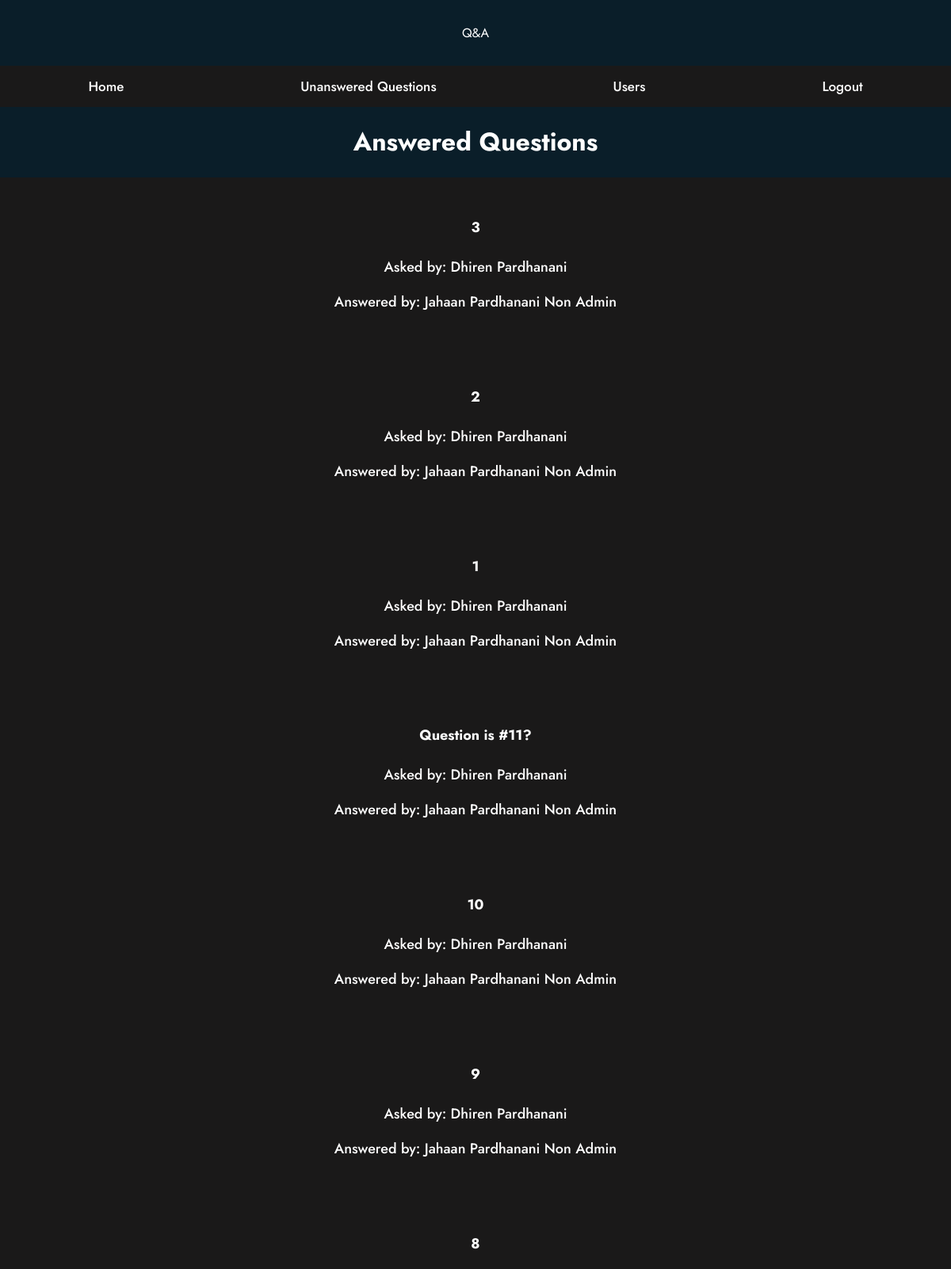
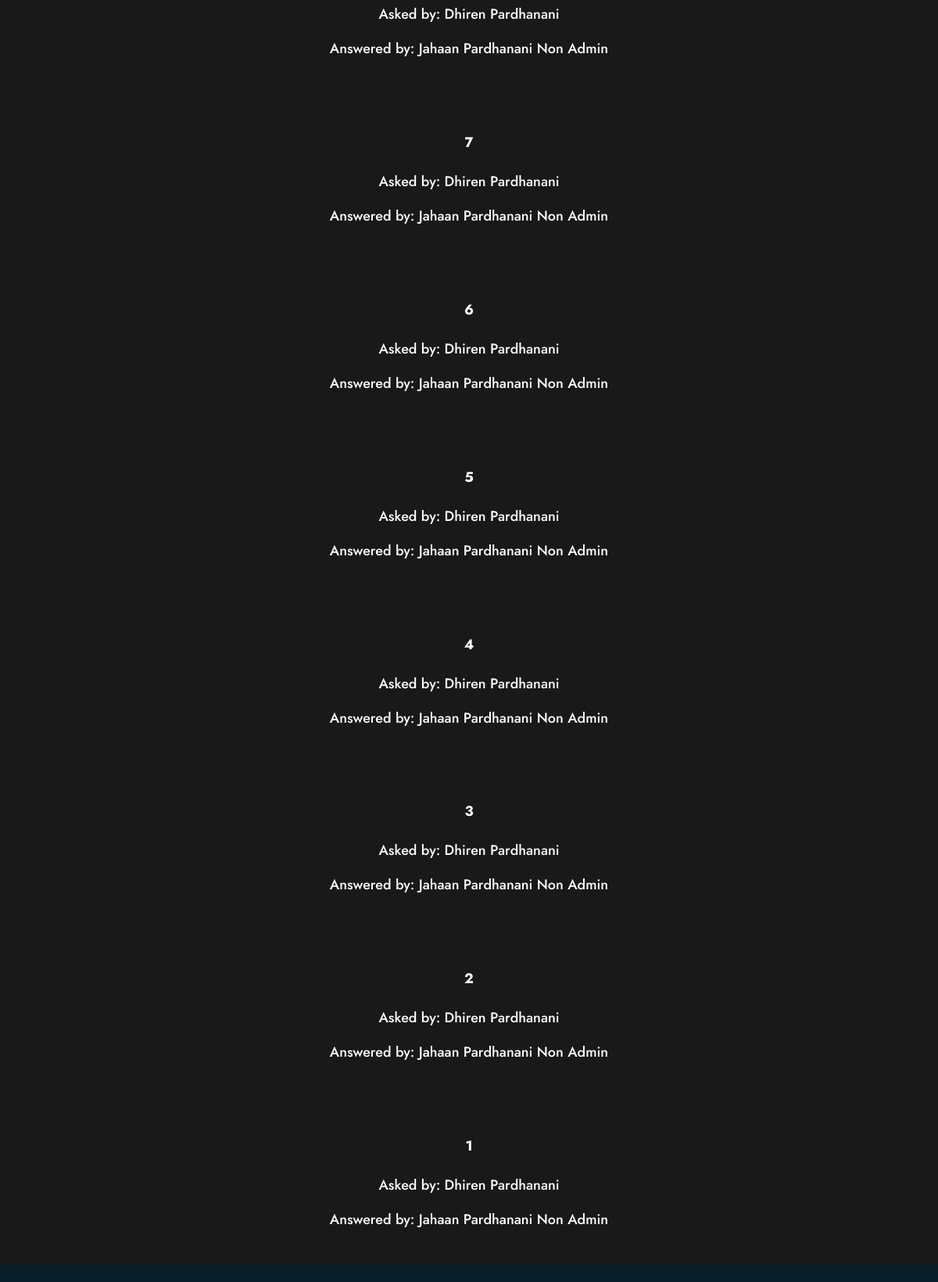
/home (signed in), run on the app's committed database (2 pictures, top to bottom).
### tables this page shows
CREATE TABLE questions(
    id integer primary key autoincrement,
    question_text text not null,
    answer_text text,
    asked_by_id integer not null,
    expert_id integer not null
);

CREATE TABLE users(
    id integer primary key autoincrement,
    name_text text not null,
    password_text text not null,
    expert_boolean boolean not null,
    admin_boolean boolean not null
);

### app.py (the view)
@app.route("/")
@app.route("/home")
def home():
    user = get_current_user()
    db = get_db()
    questions_cur = db.execute('select questions.id as question_id, questions.question_text, askers.name_text as asker_name, experts.name_text as expert_name from questions join users as askers on askers.id = questions.asked_by_id join users as experts on experts.id = questions.expert_id where questions.answer_text is not null order by questions.id desc')
    questions_result = questions_cur.fetchall()
    return render_template("home.html", user=user, question=questions_result)

### app.py (called while the page is built)
def get_current_user():
    user_result = None
    if "user" in session:
        user = session["user"]
        db = get_db()
        user_cur = db.execute(
            "select id, name_text, password_text, expert_boolean, admin_boolean from users where name_text = ?", [user])
        user_result = user_cur.fetchone()
    return user_result

### database.py (called while the page is built)
def connect_db():
    sql = sqlite3.connect(
        "/Users/jahaan/OneDrive/Programming/webapp/Forum/questions.db")
    print("True")
    sql.row_factory = sqlite3.Row
    return sql

def get_db():
    if not hasattr(g, "sqlite_db"):
        g.sqlite_db = connect_db()
    return g.sqlite_db

### templates/home.html (shortened to what this page needs)
<!DOCTYPE html>
<html lang="en">
  <head>
    <link rel="stylesheet" href="/static/style.css">
  </head>
  <body>
         <div class="header">Q&A</div>
        <ul id="navbar">
          <li><a href="/">Home</a></li>
          {% if user and user["admin_boolean"] == 1 and user["expert_boolean"] == 1 %}
          <li><a href="/unanswered">Unanswered Questions</a></li>
          <li><a href="/users">Users</a></li>
          {% endif %}
          {% if user %}
          <li><a href="/logout">Logout</a></li>
          {% endif %}
        </ul>
        <h1>Answered Questions</h1>
        <div class="container">
          {% for q in question %}
            <a href="{{url_for("question", question_id = q["question_id"])}}">
              <h4>{{q["question_text"]}}</h4>
              <p>Asked by: {{q["asker_name"]}}</p>
              <p>Answered by: {{q["expert_name"]}}</p>
            </a>
            <br>
            {% endfor %}
          </div><br>
  </body>
</html>

### static/style.css (style rules this page uses)
.header { box-shadow: 5px solid #1a1919; padding: 30px; text-align: center; }
#navbar { overflow: hidden; background-color: #1a1919; font-family: 'Jost', sans-serif; }
#navbar a { float: left; display: block; text-align: center; padding: 14px 16px; text-decoration: none; font-size: 17px; }
body { background-color: #0a1e29; padding: 0; margin: 0; color: #fff; text-align: center; font-family: 'Jost', sans-serif; }
ul { list-style-type: none; margin: 0; padding: 0; display: flex; align-items: center; flex-direction: row; justify-content: space-around; font-family: 'Jost', sans-serif; }
li { position: relative; padding: 0 20px; height: 100%; display: flex; font-family: 'Jost', sans-serif; }
a { z-index: 1; color: white; text-decoration: none; font-family: 'Jost', sans-serif; font-weight: 500; font-size: 18px; padding: 10px 5px; }
li:before { content: ""; position: absolute; height: 33.33%; width: 0; background-color: #0d7cff; right: 0; z-index: 0; top: 33.33%; transition: all 0.5s; }
li:after { content: ""; position: absolute; height: 33.33%; width: 0; background-color: #0d7cff; left: 0; z-index: 0; bottom: 0; transition: all 0.5s; }
a:before { position: absolute; content: ""; height: 33.33%; width: 0; background-color: #0d7cff; bottom: 66.66%; left: 0; transition: all 0.5s; }
.container { background-color: #1a1919; }

### data on the page
questions: question_text "3", asker_name "Dhiren Pardhanani", expert_name "Jahaan Pardhanani Non Admin"
questions: question_text "2", asker_name "Dhiren Pardhanani", expert_name "Jahaan Pardhanani Non Admin"
questions: question_text "1", asker_name "Dhiren Pardhanani", expert_name "Jahaan Pardhanani Non Admin"
questions: question_text "Question is #11?", asker_name "Dhiren Pardhanani", expert_name "Jahaan Pardhanani Non Admin"
questions: question_text "10", asker_name "Dhiren Pardhanani", expert_name "Jahaan Pardhanani Non Admin"
questions: question_text "9", asker_name "Dhiren Pardhanani", expert_name "Jahaan Pardhanani Non Admin"
questions: question_text "8", asker_name "Dhiren Pardhanani", expert_name "Jahaan Pardhanani Non Admin"
questions: question_text "7", asker_name "Dhiren Pardhanani", expert_name "Jahaan Pardhanani Non Admin"
questions: question_text "6", asker_name "Dhiren Pardhanani", expert_name "Jahaan Pardhanani Non Admin"
questions: question_text "5", asker_name "Dhiren Pardhanani", expert_name "Jahaan Pardhanani Non Admin"
questions: question_text "4", asker_name "Dhiren Pardhanani", expert_name "Jahaan Pardhanani Non Admin"
questions: question_text "3", asker_name "Dhiren Pardhanani", expert_name "Jahaan Pardhanani Non Admin"
questions: question_text "2", asker_name "Dhiren Pardhanani", expert_name "Jahaan Pardhanani Non Admin"
questions: question_text "1", asker_name "Dhiren Pardhanani", expert_name "Jahaan Pardhanani Non Admin"
